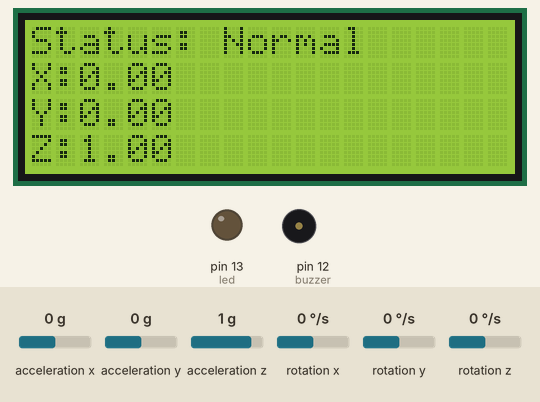
Simulated run of this sketch. Board: Arduino Uno, built with avr-gcc and run on an emulated ATmega328P. Parts: 20×4 character LCD, output pins drawn as LEDs (lit = HIGH), buzzer (waves = sounding, pin HIGH). Inputs (shaded band) come from the test bench; at power-on: acceleration x 0 g, acceleration y 0 g, acceleration z 1 g, rotation x 0 °/s, rotation y 0 °/s, rotation z 0 °/s. What the sketch prints to the serial monitor is not drawn.

Above: at 4.3 s.
4.4 s: acceleration x set to -0.2 g
At 5.7 s:
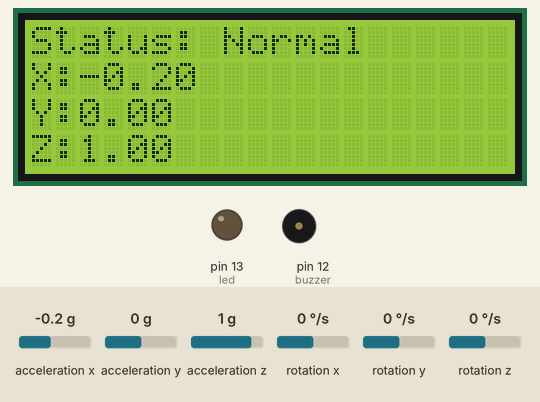
6.0 s: acceleration y set to -1.4 g
At 6.8 s:
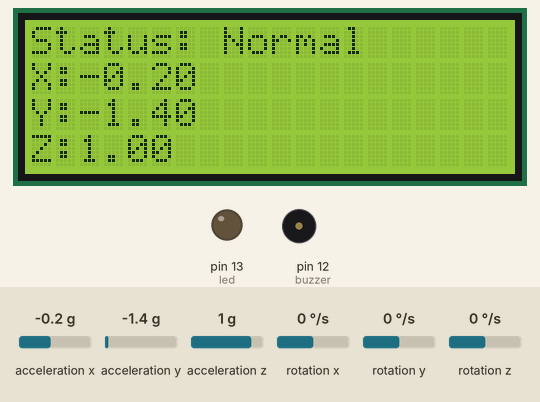
7.6 s: acceleration z set to 0.1 g
At 8.6 s:
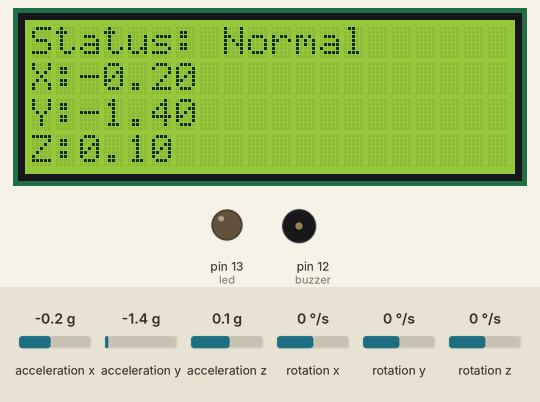
9.1 s: acceleration z set to -0.2 g
At 10.2 s:
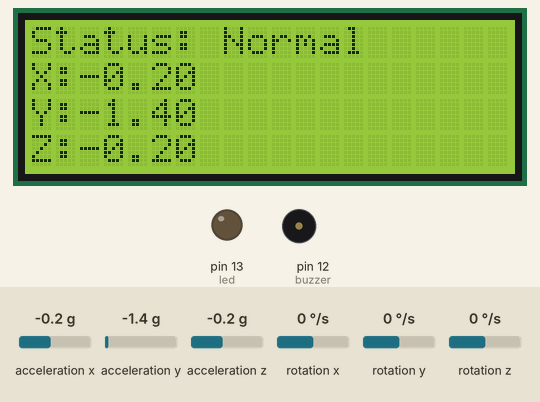
10.7 s: acceleration x set to -1.4 g
At 11.9 s:
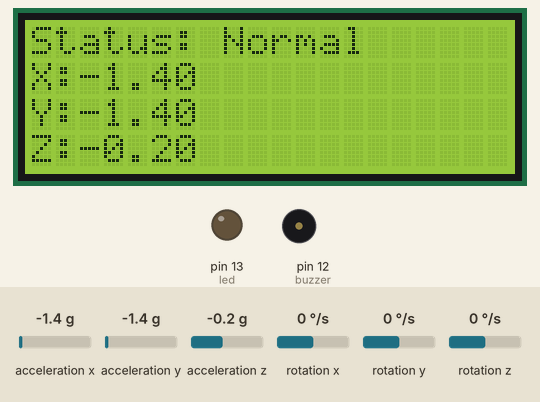
Timing chart, 0 to 13.3 s (numbered marks = the images above; inputs shaded):
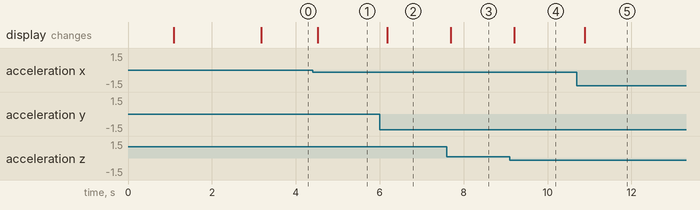

Measured:
- after the input at 4.4 s, the display: changes after 0.12 s (image 1)
- after the input at 6.0 s, the display: changes after 0.18 s (image 2)
- after the input at 7.6 s, the display: changes after 0.09 s (image 3)
- after the input at 9.1 s, the display: changes after 0.11 s (image 4)
- after the input at 10.7 s, the display: changes after 0.18 s (image 5)

The sketch:

finpro_embedded_please_work.ino
```cpp
#include <Wire.h>
#include <MPU6050.h>
#include <LiquidCrystal_I2C.h>

LiquidCrystal_I2C lcd(0x27, 20, 4);
MPU6050 mpu;

#define buzzer 12
#define led 13

float xg, yg, zg;
unsigned long lastBeepTime = 0;
unsigned long lastLogTime = 0;
int earthquakeLevel = 0;

#define mildVal 200
#define mediumVal 300
#define severeVal 400
#define logInterval 1000

void setup() {
  lcd.init();
  lcd.backlight();
  Serial.begin(9600);
  delay(1000);
  lcd.print("Earthquake Detector");
  lcd.setCursor(0,1);
  lcd.print("Initializing...");
  delay(2000);
  pinMode(buzzer, OUTPUT);
  pinMode(led, OUTPUT);
  digitalWrite(buzzer, LOW);
  digitalWrite(led, LOW);

  Wire.begin();
  mpu.initialize();

  lcd.clear();
  lcd.print("Status: Normal");
  lcd.setCursor(0,1);
  lcd.print("X:");
  lcd.setCursor(0,2);
  lcd.print("Y:");
  lcd.setCursor(0,3);
  lcd.print("Z:");
  Serial.println("Time(ms),X,Y,Z,EarthquakeLevel");
}

void loop() {
  unsigned long currentTime = millis();

  int16_t ax, ay, az;
  mpu.getAcceleration(&ax, &ay, &az);

  // Convert to g force
  xg = ax / 16384.0;
  yg = ay / 16384.0;
  zg = az / 16384.0;

  float totalG = sqrt(xg*xg + yg*yg + zg*zg) - 1.0; // Remove 1g due to gravity

  lcd.setCursor(2,1);
  lcd.print("    ");
  lcd.setCursor(2,1);
  lcd.print(xg, 2);
  lcd.setCursor(2,2);
  lcd.print("    ");
  lcd.setCursor(2,2);
  lcd.print(yg, 2);
  lcd.setCursor(2,3);
  lcd.print("    ");
  lcd.setCursor(2,3);
  lcd.print(zg, 2);

  if(totalG >= severeVal) {
    earthquakeLevel = 3;
  } else if(totalG >= mediumVal) {
    earthquakeLevel = 2;
  } else if(totalG >= mildVal) {
    earthquakeLevel = 1;
  } else {
    earthquakeLevel = 0;
  }

  switch(earthquakeLevel) {
    case 1:
      lcd.setCursor(0,0);
      lcd.print("Status: Mild Quake ");
      blinkAndBeep(1000, 1);
      break;
    case 2:
      lcd.setCursor(0,0);
      lcd.print("Status: Medium Quake");
      blinkAndBeep(500, 2);
      break;
    case 3:
      lcd.setCursor(0,0);
      lcd.print("Status: Severe Quake");
      blinkAndBeep(250, 4);
      break;
    default:
      lcd.setCursor(0,0);
      lcd.print("Status: Normal      ");
      digitalWrite(buzzer, LOW);
      digitalWrite(led, LOW);
  }

  if (currentTime - lastLogTime >= logInterval) {
    lastLogTime = currentTime;
    logData(currentTime, xg, yg, zg, earthquakeLevel);
  }

  delay(100);
}

void blinkAndBeep(int interval, int count) {
  unsigned long currentTime = millis();
  if (currentTime - lastBeepTime >= interval) {
    lastBeepTime = currentTime;
    for (int i = 0; i < count; i++) {
      digitalWrite(buzzer, HIGH);
      digitalWrite(led, HIGH);
      delay(50);
      digitalWrite(buzzer, LOW);
      digitalWrite(led, LOW);
      delay(50);
    }
  }
}

void logData(unsigned long time, float x, float y, float z, int level) {
  Serial.print(time);
  Serial.print(",");
  Serial.print(x, 2);
  Serial.print(",");
  Serial.print(y, 2);
  Serial.print(",");
  Serial.print(z, 2);
  Serial.print(",");
  Serial.println(level);
}
```
